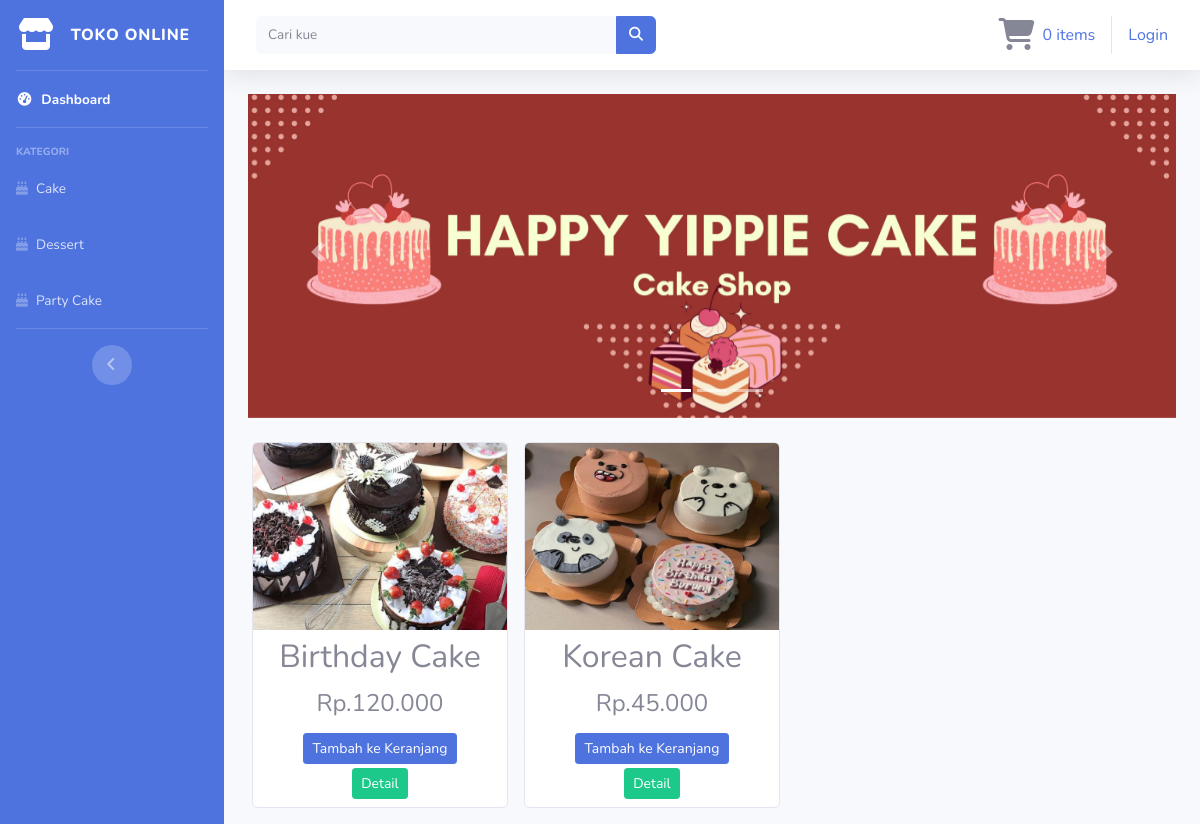
Screenshot of /index.php/kategori/party_cake with the database file from the repository.
### tables this page shows
CREATE TABLE `tb_barang` (
  `id_brg` int(11) NOT NULL,
  `nama_brg` varchar(120) NOT NULL,
  `keterangan` varchar(225) NOT NULL,
  `kategori` varchar(60) NOT NULL,
  `harga` int(11) NOT NULL,
  `stok` int(4) NOT NULL,
  `gambar` text NOT NULL
);

### application/controllers/kategori.php (called while the page is built, shortened)
<?php
class Kategori extends CI_Controller
{
    public function party_cake()
    {
        $data['party_cake'] = $this->model_kategori->data_party_cake()->result();
        $this->load->view('templates/header');
        $this->load->view('templates/sidebar');
        $this->load->view('party_cake', $data);
        $this->load->view('templates/footer');
    }
}

### index.php (called while the page is built, shortened)
<?php
require_once BASEPATH.'core/CodeIgniter.php';

### application/models/model_kategori.php (called while the page is built, shortened)
<?php
class Model_kategori extends CI_Model
{
    public function data_party_cake()
    {
        return $this->db->get_where("tb_barang", array('kategori' => 'party cake'));
    }
}

### application/views/party_cake.php (the view, shortened to what this page needs)
<div class="container-fluid">
    <div id="carouselExampleIndicators" class="carousel slide" data-bs-ride="carousel">
        <ol class="carousel-indicators">
            <li data-target="#carouselExampleIndicators" data-slide-to="0" class="active"></li>
            <li data-target="#carouselExampleIndicators" data-slide-to="1"></li>
            <li data-target="#carouselExampleIndicators" data-slide-to="2"></li>
        </ol>
        <div class="carousel-inner">
            <div class="carousel-item active">
                <img src="<?php echo base_url('assets/img/sliderr1.jpg') ?>" class="d-block w-100" alt="First slide">
            </div>
            <a class="carousel-control-prev" href="#carouselExampleIndicators" role="button" data-slide="prev">
                <div class="nav-icon">
                    <span class="carousel-control-prev-icon" aria-hidden="true"></span>
                </div>
            </a>
            <a class="carousel-control-next" href="#carouselExampleIndicators" role="button" data-slide="next">
                <div class="nav-icon">
                    <span class="carousel-control-next-icon" aria-hidden="true"></span>
                </div>
            </a>
        </div>
    </div>
    <div class="row text-center mt-3 mb-3">
        <?php foreach ($party_cake as $brg) : ?>
            <div class="card ml-3 mt-2" style="width: 16rem;">
                <img src="<?php echo base_url() . '/uploads/' . $brg->gambar ?>" class="card-img-top" alt="...">
                <div class="card border-0 mt-2">
                    <h2 class="card-title"><?php echo $brg->nama_brg ?></h2>
                    <h4>Rp.<?php echo number_format($brg->harga, 0, ',', '.') ?></h4>
                </div>
                <div class="card mb-2 mt-2 border-0">
                    <?php echo anchor('dashboard/tambah_ke_keranjang/' . $brg->id_brg, '<div class="btn btn-sm btn-primary">Tambah ke Keranjang</div>') ?>
                    <?php echo anchor('dashboard/detail/' . $brg->id_brg, '<div class="btn btn-sm btn-success mt-1">Detail</div>') ?>
                </div>
            </div>
        <?php endforeach; ?>
    </div>
</div>

### rows the page displays
tb_barang: gambar (picture), nama_brg "Birthday Cake", harga "120.000", id_brg "Tambah ke Keranjang", id_brg "Detail"
tb_barang: gambar (picture), nama_brg "Korean Cake", harga "45.000", id_brg "Tambah ke Keranjang", id_brg "Detail"

### other values shown
anchor('dashboard/detail_keranjang', $keranjang) "0 items"
anchor('auth/login', 'Login') "Login"
